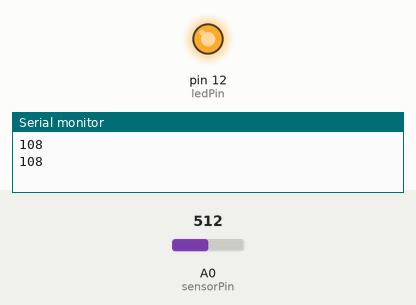
The sketch below on a simulated Arduino Uno, built with avr-gcc and run on an emulated ATmega328P. Shown: output pins drawn as LEDs (lit = HIGH), the last lines printed to the serial monitor. The test bench sets the inputs (shaded band); at power-on: A0 (sensorPin) = 512.

Above: at 1.8 s.
1.9 s: A0 (sensorPin) set to 312
3.4 s: A0 (sensorPin) set to 292
At 5.1 s:
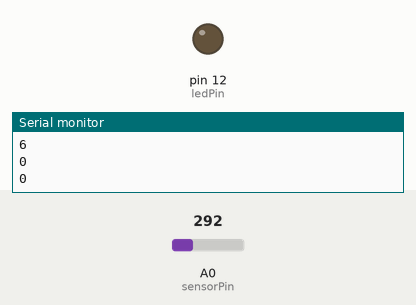
5.5 s: A0 (sensorPin) set to 306
At 6.7 s:
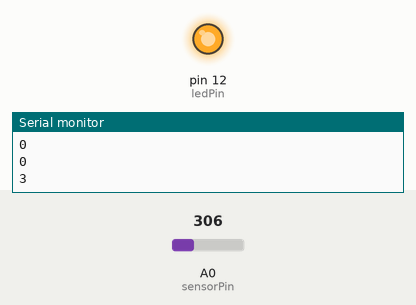
7.5 s: A0 (sensorPin) set to 122
At 9.4 s:
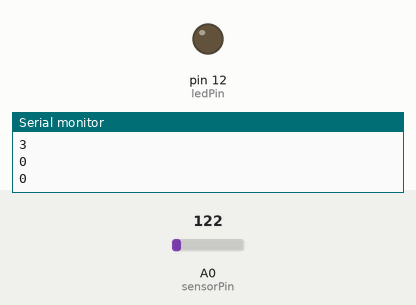
Timing chart, 0 to 10.5 s (numbered marks = the images above; inputs shaded):
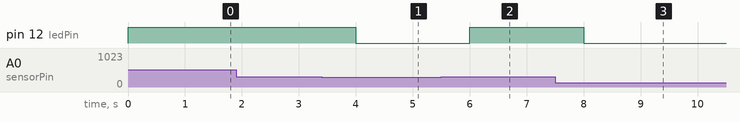

The sketch:

photoresistor.ino
```cpp
const int sensorPin = 0;
const int ledPin = 12;
int lightLevel, high = 0, low = 1023;

void setup()
{
  pinMode(ledPin, OUTPUT);
  Serial.begin(9600);
}

void loop()
{
  lightLevel = analogRead(sensorPin);
  manualTune();
  digitalWrite(ledPin, lightLevel);

  Serial.print(lightLevel);
  Serial.println("");
  delay(1000);
}

void manualTune()
{
  lightLevel = map(lightLevel, 300, 800, 0, 255);
  lightLevel = constrain(lightLevel, 0, 255);
}
```

Measured:
- the behaviour switches between 302 and 301 on A0 (sensorPin) (found by bisection; images 0 and 1)
- after the input at 3.4 s, pin 12 (ledPin): HIGH → LOW after 0.60 s
- after the input at 5.5 s, pin 12 (ledPin): LOW → HIGH after 0.50 s
- after the input at 7.5 s, pin 12 (ledPin): HIGH → LOW after 0.50 s
